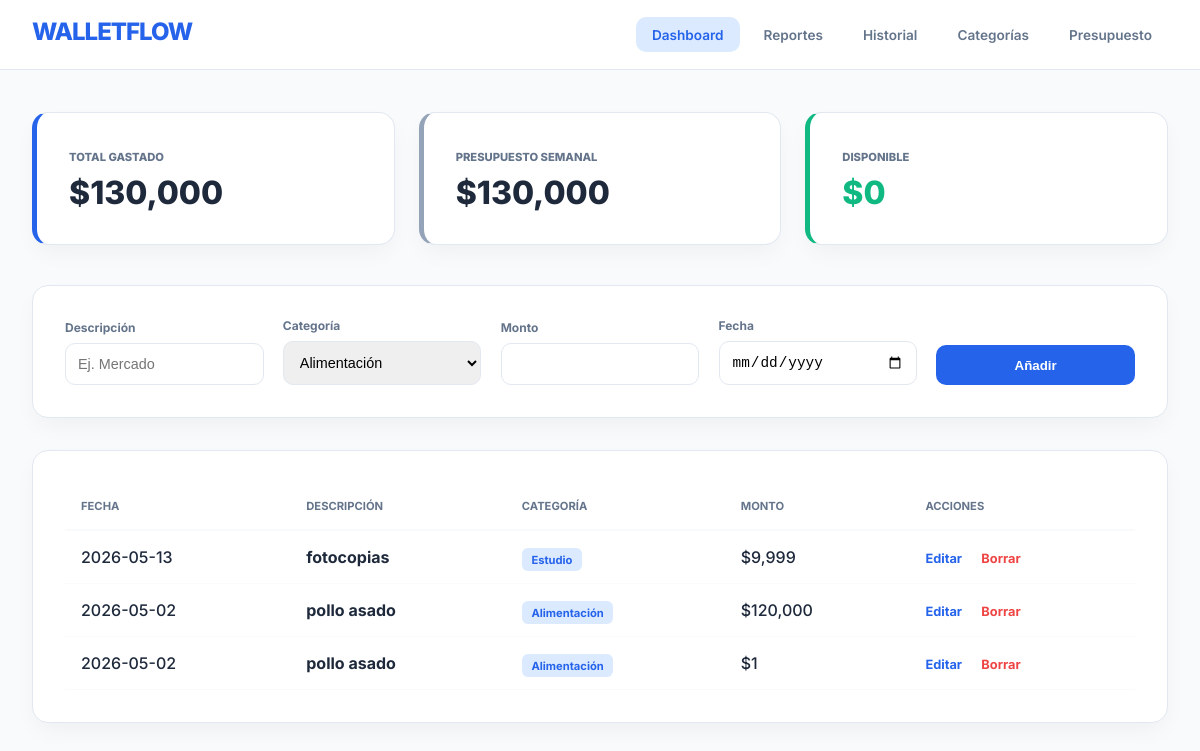
The page / on the database its author committed.
### tables this page shows
CREATE TABLE configuracion 
                      (clave TEXT PRIMARY KEY, valor REAL);

CREATE TABLE gastos 
                      (id INTEGER PRIMARY KEY AUTOINCREMENT, 
                       descripcion TEXT NOT NULL, 
                       monto REAL NOT NULL, 
                       categoria_id INTEGER, 
                       fecha TEXT NOT NULL,
                       FOREIGN KEY (categoria_id) REFERENCES categorias(id));

CREATE TABLE categorias 
                      (id INTEGER PRIMARY KEY AUTOINCREMENT, nombre TEXT NOT NULL);

### app.py (the view)
@app.route('/')
def index():
    conn = get_db_connection()
    gastos = conn.execute("SELECT g.*, c.nombre as cat_nombre FROM gastos g JOIN categorias c ON g.categoria_id = c.id ORDER BY g.fecha DESC").fetchall()
    categorias = conn.execute("SELECT * FROM categorias").fetchall()
    total = sum(g['monto'] for g in gastos)
    res_pres = conn.execute("SELECT valor FROM configuracion WHERE clave = 'presupuesto_semanal'").fetchone()
    presupuesto = res_pres['valor'] if res_pres else 0
    conn.close()
    if presupuesto > 0 and total > presupuesto:
        flash(f"¡Atención! Has superado tu presupuesto semanal por ${total - presupuesto:,.0f}", "danger")
    return render_template('index.html', gastos=gastos, categorias=categorias, total=total, presupuesto=presupuesto)

### app.py (called while the page is built)
def get_db_connection():
    conn = sqlite3.connect('gastos.db')
    conn.row_factory = sqlite3.Row
    return conn

### templates/index.html
{% extends "layout.html" %}
{% block content %}
<div class="stats-grid">
    <div class="stat-card">
        <span class="stat-label">Total Gastado</span>
        <span class="stat-value">${{ "{:,.0f}".format(total) }}</span>
    </div>
    <div class="stat-card" style="border-left-color: #94a3b8;">
        <span class="stat-label">Presupuesto Semanal</span>
        <span class="stat-value">${{ "{:,.0f}".format(presupuesto) }}</span>
    </div>
    <div class="stat-card" style="border-left-color: var(--success);">
        <span class="stat-label">Disponible</span>
        <span class="stat-value" style="color: var(--success);">${{ "{:,.0f}".format(presupuesto - total) }}</span>
    </div>
</div>
<div class="card">
    <form action="/registrar_gasto" method="POST" class="form-grid">
        <div>
            <label>Descripción</label>
            <input type="text" name="descripcion" placeholder="Ej. Mercado" required>
        </div>
        <div>
            <label>Categoría</label>
            <select name="categoria_id">
                {% for c in categorias %}<option value="{{c.id}}">{{c.nombre}}</option>{% endfor %}
            </select>
        </div>
        <div>
            <label>Monto</label>
            <input type="number" name="monto" required>
        </div>
        <div>
            <label>Fecha</label>
            <input type="date" name="fecha" required>
        </div>
        <button type="submit" class="btn-primary">Añadir</button>
    </form>
</div>
<div class="card">
    <table>
        <thead>
            <tr><th>Fecha</th><th>Descripción</th><th>Categoría</th><th>Monto</th><th>Acciones</th></tr>
        </thead>
        <tbody>
            {% for g in gastos %}
            <tr>
                <td>{{ g.fecha }}</td>
                <td style="font-weight: 700;">{{ g.descripcion }}</td>
                <td><span class="badge">{{ g.cat_nombre }}</span></td>
                <td>${{ "{:,.0f}".format(g.monto) }}</td>
                <td>
                    <a href="/editar/{{g.id}}" style="color: var(--primary); text-decoration:none; font-size:0.8rem; font-weight:700;">Editar</a>
                    <a href="/eliminar/{{g.id}}" style="color: var(--danger); text-decoration:none; font-size:0.8rem; font-weight:700; margin-left:15px;"
                       onclick="return confirm('¿Estás totalmente seguro de eliminar este registro? Esta acción no se puede deshacer.')">Borrar</a>
                </td>
            </tr>
            {% endfor %}
        </tbody>
    </table>
</div>
{% endblock %}

### templates/layout.html (shortened to what this page needs)
<!DOCTYPE html>
<html lang="es">
<head>
    <link rel="stylesheet" href="{{ url_for('static', filename='css/style.css') }}">
</head>
<body>
    <nav class="navbar">
        <div class="nav-container">
            <a href="/" class="logo">WALLETFLOW</a>
            <div class="nav-links">
                <a href="/" class="nav-item {{ 'active' if request.path == '/' }}">Dashboard</a>
                <a href="/reportes" class="nav-item {{ 'active' if request.path == '/reportes' }}">Reportes</a>
                <a href="/historial_mensual" class="nav-item {{ 'active' if request.path == '/historial_mensual' }}">Historial</a>
                <a href="/categorias" class="nav-item {{ 'active' if request.path == '/categorias' }}">Categorías</a>
                <a href="/configuracion" class="nav-item {{ 'active' if request.path == '/configuracion' }}">Presupuesto</a>
            </div>
        </div>
    </nav>
    <div class="container">
        {% block content %}{% endblock %}
    </div>
</body>
</html>

### static/css/style.css (style rules this page uses)
:root { --primary: #2563eb; --primary-dark: #1e40af; --primary-soft: #dbeafe; --success: #10b981; --danger: #ef4444; --warning: #f59e0b; --bg: #f8fafc; --card: #ffffff; --text-main: #1e293b; --text-muted: #64748b; --border: #e2e8f0; --radius: 16px; --shadow: 0 10px 25px -5px rgba(0, 0, 0, 0.05); }
* { box-sizing: border-box; transition: all 0.2s ease; }
body { font-family: 'Inter', sans-serif; background-color: var(--bg); color: var(--text-main); margin: 0; padding-top: 80px; }
.navbar { background: rgba(255, 255, 255, 0.9); backdrop-filter: blur(12px); border-bottom: 1px solid var(--border); position: fixed; top: 0; width: 100%; z-index: 1000; height: 70px; display: flex; align-items: center; }
.nav-container { max-width: 1200px; margin: 0 auto; width: 100%; display: flex; justify-content: space-between; padding: 0 2rem; }
.logo { font-weight: 800; font-size: 1.5rem; color: var(--primary); text-decoration: none; letter-spacing: -1px; }
.nav-links { display: flex; gap: 0.5rem; }
.nav-item { text-decoration: none; color: var(--text-muted); font-weight: 600; font-size: 0.85rem; padding: 0.6rem 1rem; border-radius: 10px; }
.nav-item:hover, .nav-item.active { color: var(--primary); background: var(--primary-soft); }
.container { max-width: 1200px; margin: 0 auto; padding: 2rem; }
.stats-grid { display: grid; grid-template-columns: repeat(auto-fit, minmax(300px, 1fr)); gap: 1.5rem; margin-bottom: 2.5rem; }
.stat-card { background: var(--card); padding: 2rem; border-radius: var(--radius); box-shadow: var(--shadow); border: 1px solid var(--border); border-left: 5px solid var(--primary); }
.stat-label { font-size: 0.7rem; font-weight: 800; color: var(--text-muted); text-transform: uppercase; }
.stat-value { font-size: 2rem; font-weight: 800; display: block; margin-top: 0.5rem; }
.card { background: var(--card); border-radius: var(--radius); padding: 2rem; box-shadow: var(--shadow); margin-bottom: 2rem; border: 1px solid var(--border); }
.form-grid { display: grid; grid-template-columns: repeat(auto-fit, minmax(180px, 1fr)); gap: 1.2rem; align-items: flex-end; }
label { font-size: 0.75rem; font-weight: 700; color: var(--text-muted); margin-bottom: 0.5rem; display: block; }
input, select { width: 100%; padding: 0.75rem; border: 1.5px solid var(--border); border-radius: 10px; font-size: 0.9rem; }
.btn-primary { background: var(--primary); color: white; border: none; padding: 0.8rem 1.5rem; border-radius: 10px; font-weight: 700; cursor: pointer; }
table { width: 100%; border-collapse: collapse; }
th { text-align: left; padding: 1rem; font-size: 0.7rem; color: var(--text-muted); text-transform: uppercase; border-bottom: 2px solid var(--bg); }
td { padding: 1rem; border-bottom: 1px solid var(--bg); font-weight: 500; }
.badge { padding: 0.3rem 0.6rem; border-radius: 6px; font-size: 0.7rem; font-weight: 700; background: var(--primary-soft); color: var(--primary); }

### rows shown on the page
configuracion: valor "130,000", presupuesto-total "0"
gastos: fecha "2026-05-13", descripcion "fotocopias", cat_nombre "Estudio", monto "9,999"
gastos: fecha "2026-05-02", descripcion "pollo asado", cat_nombre "Alimentación", monto "120,000"
gastos: fecha "2026-05-02", descripcion "pollo asado", cat_nombre "Alimentación", monto "1"

### other values the page prints
{{ "{:,.0f}".format(total) }} "130,000"
form field categoria_id "Alimentación"
